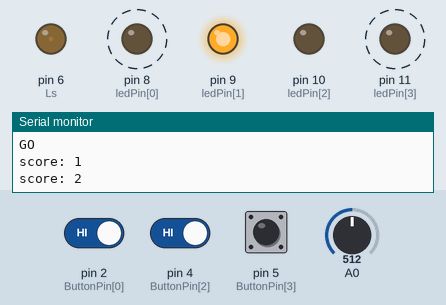
A sketch run on a simulated Arduino Uno, built with avr-gcc and run on an emulated ATmega328P. Shown: output pins drawn as LEDs (lit = HIGH), the last lines printed to the serial monitor. Dashed ring = blinking. The inputs (shaded band) are chosen by the test bench; at power-on: pin 2 (ButtonPin[0]) HIGH, pin 4 (ButtonPin[2]) HIGH, pin 5 (ButtonPin[3]) HIGH, A0 = 512. Sleep ends after the set time or at an interrupt; random numbers use the default seed unless the sketch sets one.

Above: at 8.88 s.
8.9 s: pin 2 (ButtonPin[0]) driven LOW and pin 4 (ButtonPin[2]) driven LOW
At 9.24 s:
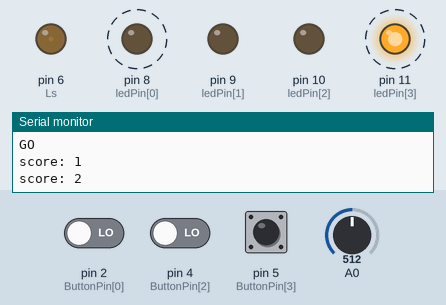
12.4 s: pin 2 (ButtonPin[0]) driven HIGH
At 18.0 s:
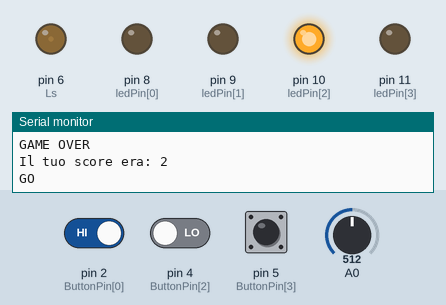
20.0 s: pin 2 (ButtonPin[0]) driven LOW
26.1 s: pin 2 (ButtonPin[0]) driven HIGH
At 26.47 s:
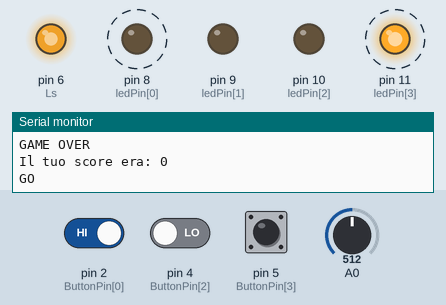
29.6 s: pin 2 (ButtonPin[0]) driven LOW
41.4 s: pin 5 (ButtonPin[3]) pulled LOW for 0.15 s
At 42.5 s:
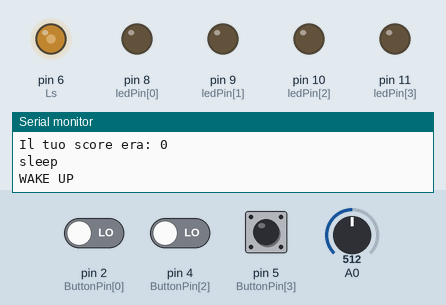
Timing chart, 0 to 45.9 s (numbered marks = the images above; inputs shaded):
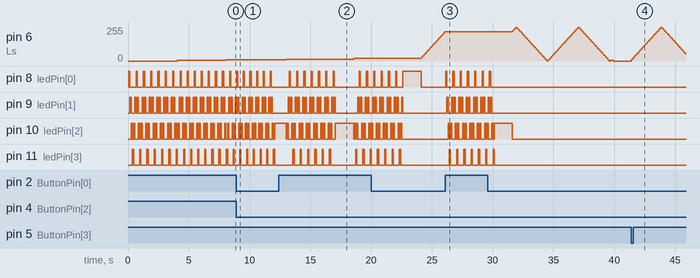

Measured:
- after the input at 12.4 s, pin 8 (ledPin[0]): goes 6 × (HIGH 0.10 s, LOW 0.50 s), HIGH 0.10 s, LOW 2.0 s, HIGH 0.10 s, LOW 0.50 s, HIGH 0.10 s, then LOW, starting after 0.87 s; pin 9 (ledPin[1]): LOW → HIGH after 0.77 s, → LOW 0.10 s later, → HIGH 0.10 s later, → LOW 0.10 s later, … (36 changes in this stretch)
- after the input at 26.1 s, pin 8 (ledPin[0]): alternates HIGH for 0.10 s and LOW for 0.50 s, starting at once; pin 9 (ledPin[1]): LOW → HIGH after 0.12 s, then repeats every 0.60 s: LOW 0.30 s, HIGH 0.10 s, LOW 0.10 s, HIGH 0.10 s
- after the input at 41.4 s, pin 6 (Ls): rises from 0/255 to 255/255 in 2.5 s, then falls to 55/255 in 2.0 s
- by itself, pin 8 (ledPin[0]), pin 11 (ledPin[3]): alternates HIGH for 0.10 s and LOW for 0.50 s

The sketch:

assigment1.ino
```cpp
//Bouncng Ball
#include <avr/sleep.h>
#include <EnableInterrupt.h>

int Ls = 6; //red led's pin (PWM)
byte ButtonPin[] = {2, 3, 4, 5};
byte ledPin[] = {8, 9, 10, 11}; //L1,L2, L3, L4
int pot = A0; //potenziometro
unsigned long tempoIniziale;
unsigned long tempoCorrente;

byte S = 100;
byte direzione = 1;
byte ledCorrente = 0;

unsigned long tempoTrascorso;
int brightness = 0;
int fadeAmount = 5;

int tempoTurno;
int time1;
int time2 = 1500;
int timer = 0;
int playState = 0;
int score;
int difficulty;
int diffPrev;
int p;
float f;
int winner = 0;

void WakeUp(){}

void SleepMode(){
      Serial.println("sleep");
      delay(200); //piccolo delay per fare arrivare i dati
      digitalWrite(Ls, LOW);//inserito per sicurezza, a volte va in sleep con ls HIGH
      set_sleep_mode(SLEEP_MODE_PWR_DOWN);
      sleep_enable();
      sleep_mode();
      Serial.println("WAKE UP"); //riparte da qui quando premi T1
      sleep_disable();
}
void ReadDifficulty(){
    pot = analogRead(A0);
  difficulty = map(pot,1, 1023, 1, 8);
  if(diffPrev!=difficulty){
      Serial.print("Difficulty: ");
      Serial.println(difficulty);
      diffPrev = difficulty;
  }

}

void setup() {
  // put your setup code here, to run once:
  enableInterrupt(ButtonPin[0], WakeUp,FALLING);
  enableInterrupt(ButtonPin[1], WakeUp,FALLING);
  enableInterrupt(ButtonPin[2], WakeUp,FALLING);
  enableInterrupt(ButtonPin[3], WakeUp,FALLING);
  for (byte x=0; x<4; x++) {
    pinMode(ledPin[x], OUTPUT);
  }
  for (byte x=0; x<4; x++) {
    pinMode(ButtonPin[x], INPUT);
  }
  pinMode(Ls, OUTPUT);

  time1 = random(3000,5000);
  Serial.begin(9600);
  Serial.println("Welcome to the Catch the Bouncing Led Ball Game. \nPress Key T1 to Start");
}

int c = 0;
void loop() {
  analogWrite(Ls, brightness);
  brightness = brightness + fadeAmount;
  // reverse the direction of the fading
  if (brightness == 0 || brightness == 255) {
   fadeAmount = -fadeAmount ;
   }
  delay(50);
  //leggo pot
  if(score == 0){
      ReadDifficulty();
  }
  int T1State = digitalRead(ButtonPin[0]);
  if(T1State == HIGH){
    playState = 1;
  }
  if(playState == 1){
    if(c == 0){
      score = 0;
      Serial.println("GO");
      c++;
    }
    //GIOCO
    tempoIniziale = millis();
    tempoCorrente = millis();
    while((tempoCorrente-tempoIniziale) < time1){
      tempoCorrente = millis();
      p = cambiaStatoLed();
      delay(S);
    }
    for (byte x=0; x<4; x++) {
    digitalWrite(ledPin[x], LOW);
    }
    tempoIniziale = millis();
    tempoCorrente = millis();
    while((tempoCorrente-tempoIniziale) < time2){
      tempoCorrente = millis();
      digitalWrite(ledPin[p], HIGH);
      //qui If di controllo
      winner = 0;
      if(digitalRead(ButtonPin[p])== HIGH){
        score = score + 1;
        S = S - difficulty;
        //time2 = time2 - (difficulty* 35);
        f = 1-(0.05*difficulty);
        time2 = time2 * f;
        winner = 1;
        Serial.print("score: ");
        Serial.println(score);
        break;
      }
    }
     digitalWrite(ledPin[p], LOW);
     if(winner == 0){
        Serial.println("GAME OVER");
        Serial.print("Il tuo score era: ");
        Serial.println(score);

        playState = 0;
        score = 0;
        S = 100;
        time2 = 1500;
        c = 0;
     }
  }
  else{
    timer++;
    if(timer == 200){ //50 * 200 = 10000ms
      timer = 0;
      SleepMode();
    }
  }
}

int cambiaStatoLed() {
  // spegne tutti i LED
  for (byte x=0; x<4; x++) {
    digitalWrite(ledPin[x], LOW);
  }
  // accende il LED corrente
  digitalWrite(ledPin[ledCorrente], HIGH);
  // incrementa la variabile direzione
  ledCorrente += direzione;
  // cambia la direzione se si arriva alla fine
  if (ledCorrente == 3) {
    direzione = -1;
  }
  if (ledCorrente == 0) {
    direzione = 1;
  }
  return ledCorrente;
}
```
